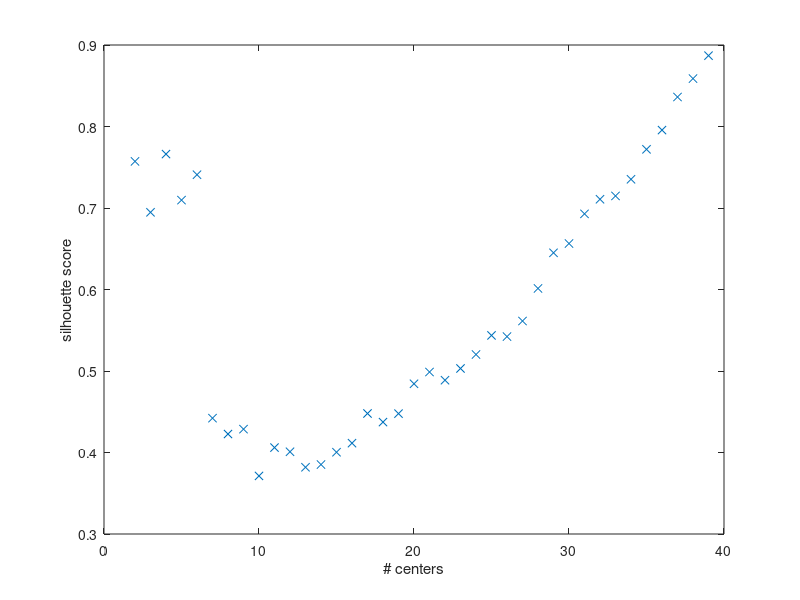

Write MATLAB code to recreate this figure.
sil_scores = [0.75722002626765752, 0.69470498257377795, 0.76616440843703042, 0.70965591812595286, 0.74084052899578912, 0.44212290381620256, 0.42267819646452037, 0.42865036122280592, 0.37125967177127733, 0.4060406720666298, 0.40090311825624814, 0.38187759137185284, 0.38520882521408156, 0.40032851770866468, 0.4114719064150747, 0.44786852628957602, 0.43731689657734757, 0.44770100567903476, 0.48431913730754889, 0.4987571933809446, 0.48871110617676145, 0.50310696835011903, 0.52025096553085826, 0.54367176336173662, 0.542215164803032, 0.56133829726379347, 0.60132338585901557, 0.64503553549504156, 0.65640659427322734, 0.69282985911260164, 0.71073993315340378, 0.71482016199594312, 0.73524229457588364, 0.77198779826689601, 0.79559775459988291, 0.83619219358166841, 0.85877709729352025, 0.88693814911317626]
num = 2:39

figure
plot(num, sil_scores, 'x')
xlabel('# centers') 
ylabel('silhouette score')
